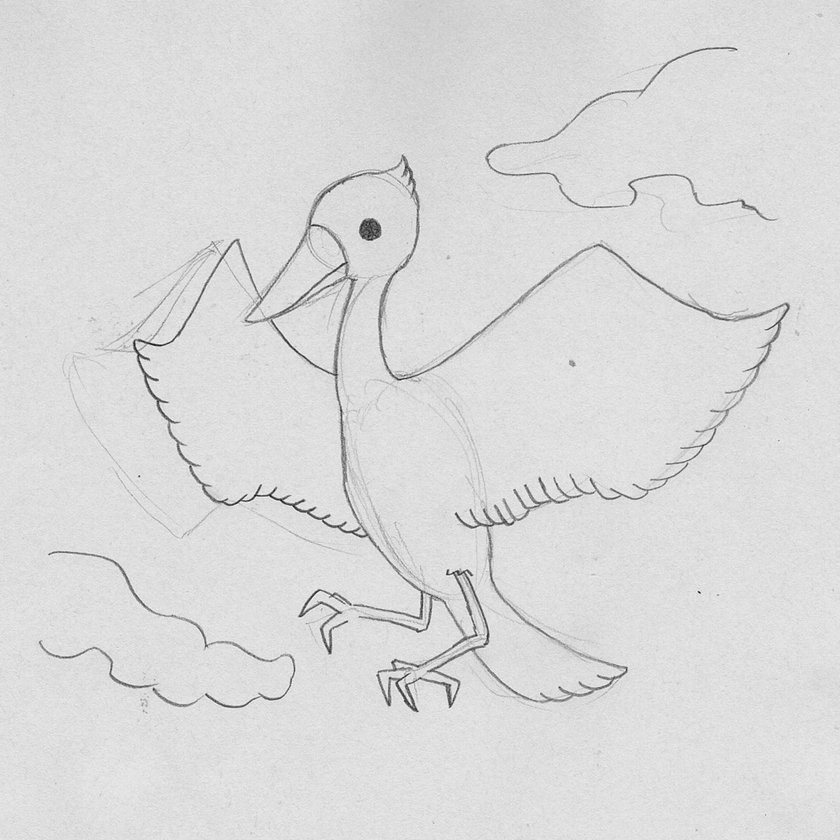
#> input picture input_images/1000/bird1000.png, 840 x 840 px, shrunk from 1000 x 1000 before the run, found by its file name
$ python auto_binary_check.py ../input_images/1000/bird1000.png
#> lines starting #> are read from the running program, lines starting #| are printed output that depends on the picture; after the words box and inside, x2 and y2 are one past the last pixel; in counts of white or black regions, pixels touching at a corner belong together
import sys
import os
import cv2
import time
import matplotlib.pyplot as plt

def check_blackratio(checkimg):
    manual_count = [0, 0]  # その画像の色のピクセル数(黒,白)
    w, h = checkimg.shape
    total_pixels = 0
    for y in range(0, h, int(h / 100)):
        for x in range(0, w, int(w / 100)):
            RGB = (checkimg[x, y])  # グレースケールだから情報がひとつだけ?
            if RGB == 255:
                manual_count[1] += 1
            else:
                manual_count[0] += 1
            total_pixels += 1
    return 100 * float(manual_count[0]) / total_pixels


def get_binary_kernel(path):
    print("入力ファイル:" + path)
    # グレースケールで画像を読み込む.
    gray = cv2.imread(path, cv2.IMREAD_GRAYSCALE)
#> gray is the input picture: shape (840, 840); min 11, max 251, mean 218.2

    binary_data = []
    best_n = 0
    phase = 0
    pre_black_ratio = None
    black_ratio = 0
    pre_abs = None
    for n in range(255, 150, -5):
        ret3, binary = cv2.threshold(gray, n, 255, cv2.THRESH_BINARY)
        black_ratio = check_blackratio(binary)
        binary_data.append(black_ratio)
        if pre_black_ratio is None:
            pre_black_ratio = black_ratio
            continue
        if phase is 0 and abs(pre_black_ratio - black_ratio) > 0:
            phase = 1
        elif phase is 1 and pre_abs > abs(pre_black_ratio - black_ratio):
            phase = 2
        elif phase is 2 and abs(pre_black_ratio - black_ratio) < 1:
            phase = 3
            best_n = n - 5
        pre_abs = abs(pre_black_ratio - black_ratio)
        pre_black_ratio = black_ratio
#> this loop made 21 passes
#> black_ratio on pass 1: 100
#> (ret3, black_ratio, pre_abs) on passes 2 to 7: (250, 100, 0), (245, 100, 0), (240, 99.99, 0.00907), (235, 99.95, 0.0363), (230, 99.11, 0.844), (225, 86.5, 12.61)
#> pass 2, in get_binary_kernel, `ret3, binary = cv2.threshold(gray, n, 255, cv2.THRESH_BINARY)`:
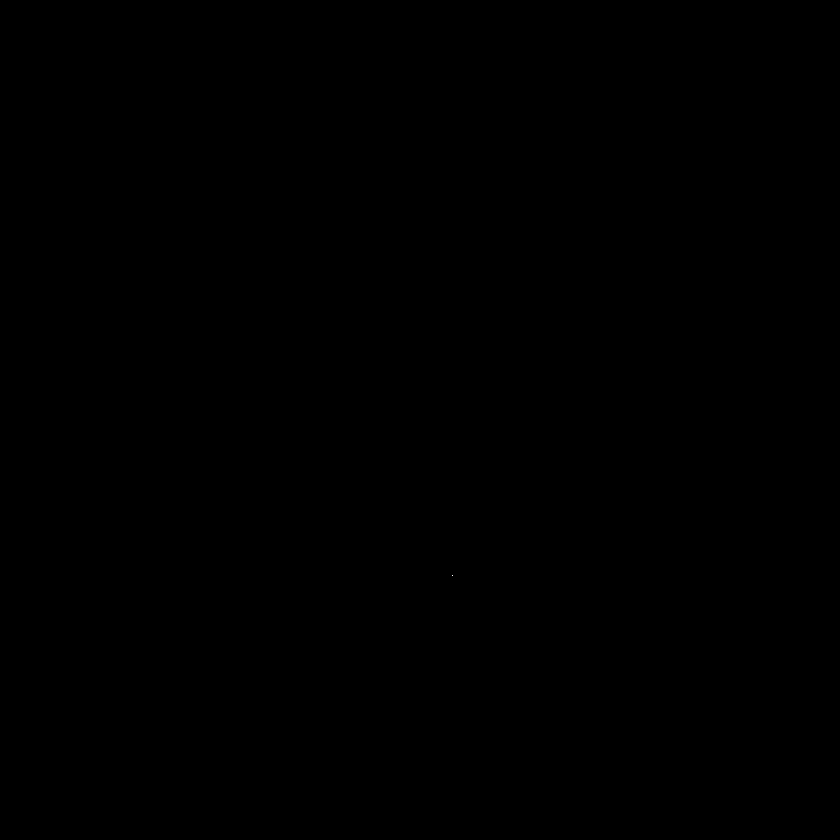
#> binary: shape (840, 840); 0% white in thin lines or dots, all inside (x1, y1, x2, y2) = (452, 575, 453, 576)
#> after the loop:
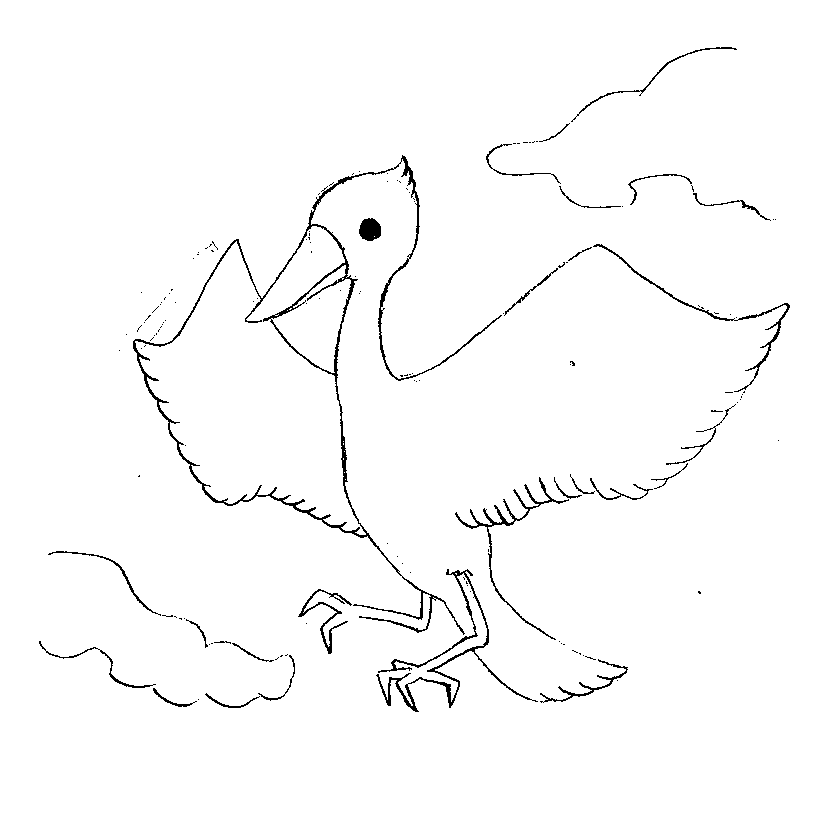
#> binary: shape (840, 840); 98.2% white; black in thin lines or dots, all inside (x1, y1, x2, y2) = (39, 47, 790, 712)
#> after the loop, best_n = 195; binary_data = [100, 100, 100, 99.99, 99.95, 99.11, 86.5, 45.46, 15.47, 6.79, 4.36, 3.58, 3.27, 2.95, 2.68, 2.5, 2.29, 2.15, 2.01, 1.9, 1.8]; phase = 3
    print("閾値:" + str(best_n))
#| 閾値:195
    plt.plot(list(range(255, 150, -5)), binary_data)  # グラフ
    plt.show()
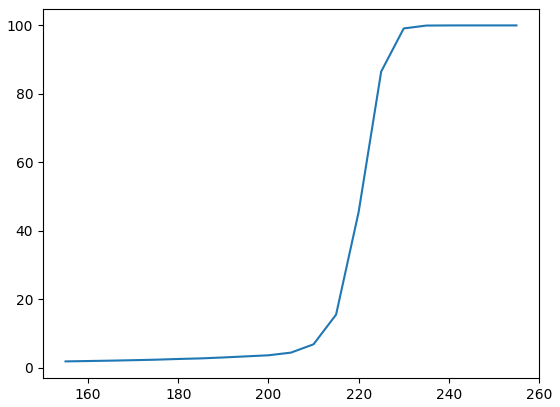
#> figure drawn by matplotlib, 1 panel

    median_data = []
    best_k = 1
    c = 0
    for k in range(1, 21, 2):
        blur = cv2.medianBlur(gray, k)
        ret3, binary = cv2.threshold(blur, best_n, 255, cv2.THRESH_BINARY)
        black_ratio = check_blackratio(binary)
        median_data.append(black_ratio)
        if c is 0 and k is not 1 and abs(pre_abs - abs(pre_black_ratio - black_ratio)) > 0.1:
            c = 1
            best_k = k
            continue
        pre_abs = abs(pre_black_ratio - black_ratio)
        pre_black_ratio = black_ratio
#> this loop made 10 passes
#> (black_ratio, pre_abs, pre_black_ratio) on passes 1, 3, 4, 5, 6, 7, 8, 9, 10: (3.27, 1.47, 3.27), (2.59, 0.68, 2.59), (1.75, 0.834, 1.75), (1.11, 0.644, 1.11), (0.653, 0.454, 0.653), (0.327, 0.327, 0.327), (0.154, 0.172, 0.154), (0.127, 0.0272, 0.127), (0.0726, 0.0544, 0.0726)
#> black_ratio on pass 2: 3.04
#> pass 1, in get_binary_kernel, `ret3, binary = cv2.threshold(blur, best_n, 255, cv2.THRESH_BINARY)`:
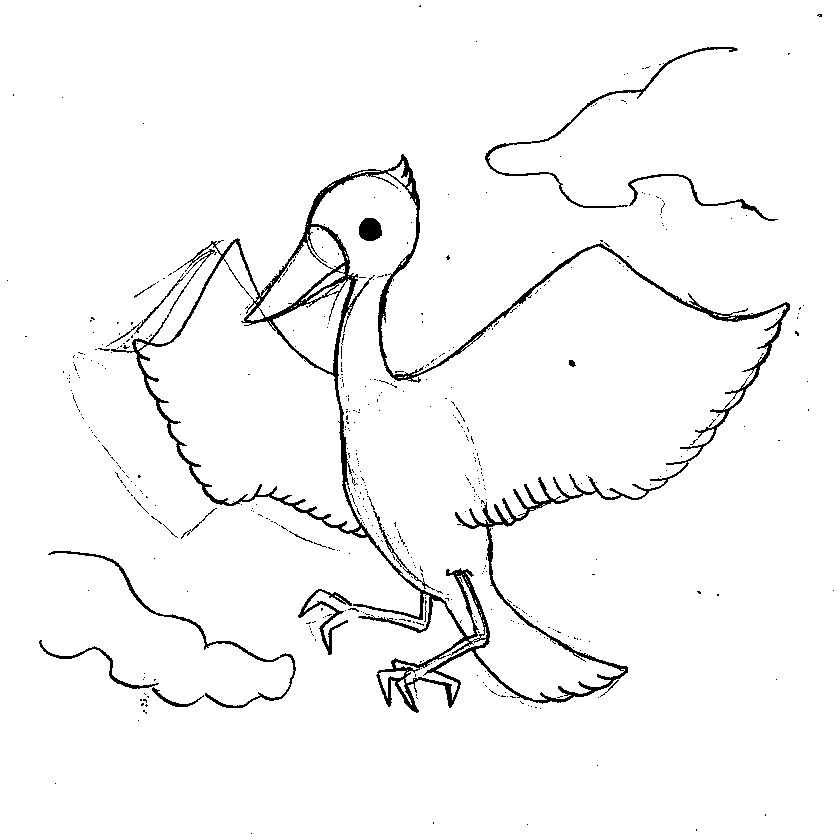
#> binary: shape (840, 840); 96.7% white; 513 black regions (495 under 20 px), largest, box (x1, y1, x2, y2) and area: (111, 154, 790, 713) 16935, (48, 551, 296, 708) 1133, (485, 47, 738, 208) 1104
#> pass 2, in get_binary_kernel, `ret3, binary = cv2.threshold(blur, best_n, 255, cv2.THRESH_BINARY)`:
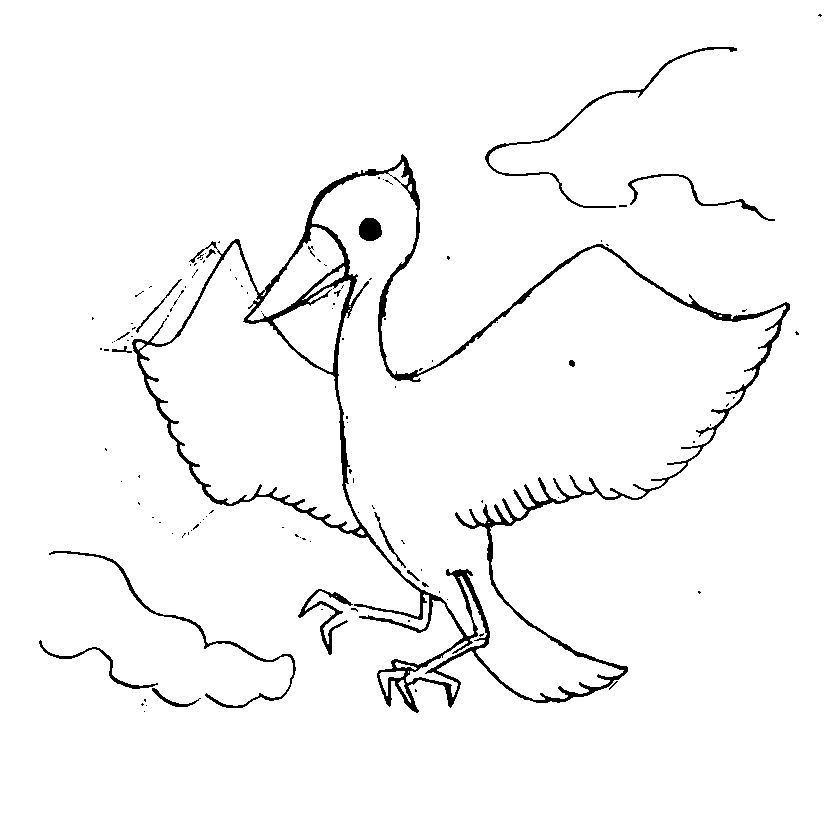
#> binary: shape (840, 840); 96.9% white; 115 black regions (97 under 20 px), largest, box (x1, y1, x2, y2) and area: (132, 154, 790, 713) 16450, (49, 551, 296, 708) 1126, (485, 47, 737, 208) 1084
#> after the loop: binary: shape (840, 840); 99.9% white; 9 black regions (5 under 20 px), largest, box (x1, y1, x2, y2) and area: (360, 219, 380, 240) 302, (339, 271, 349, 287) 86, (464, 639, 476, 648) 68, (459, 574, 468, 585) 60
#> after the loop:
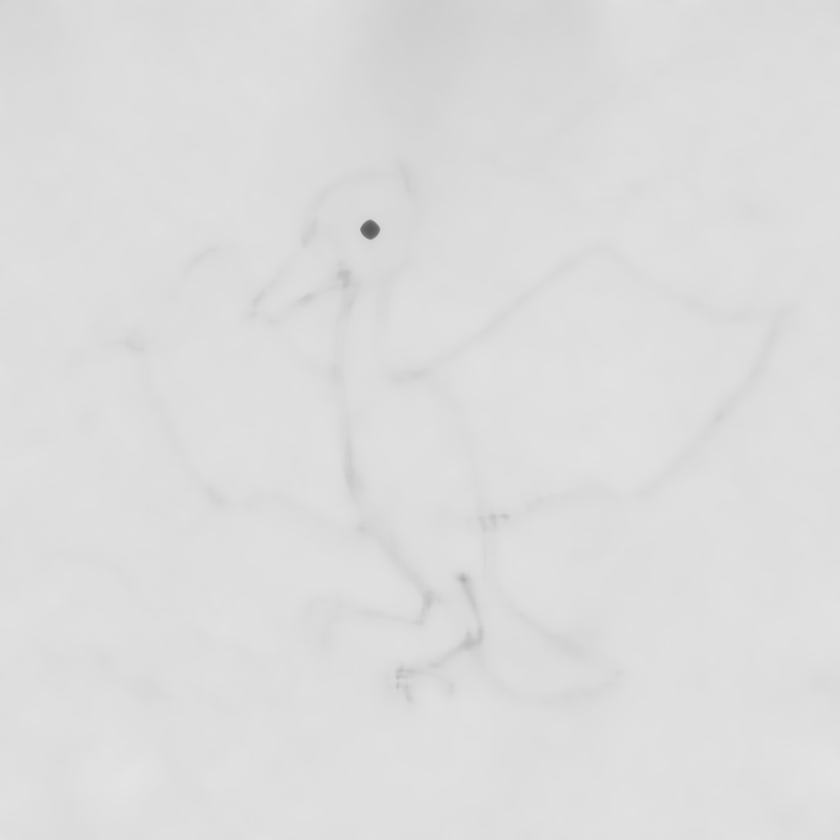
#> blur: shape (840, 840); min 86, max 227, mean 220.5
#> after the loop, best_k = 3; c = 1; median_data = [3.27, 3.04, 2.59, 1.75, 1.11, 0.653, 0.327, 0.154, 0.127, 0.0726]
    print("カーネルサイズ:" + str(best_k))
#| カーネルサイズ:3
    plt.plot(list(range(1, 21, 2)), median_data)  # グラフ
    plt.show()
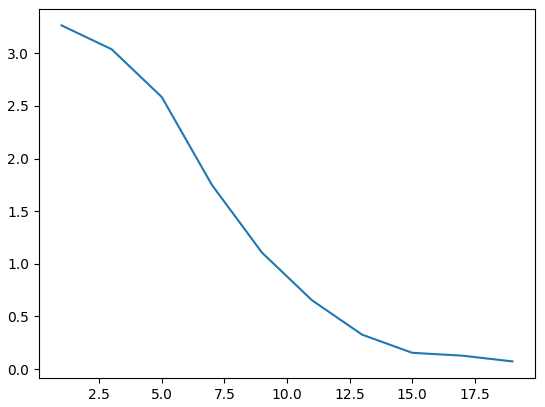
#> figure drawn by matplotlib, 1 panel; curve peaks at x = 1, y = 3.27

# 直接やるやつ
if len(sys.argv) == 2:
    start_time = time.perf_counter()  # 計測開始
    original_img_path = "sample_inputs/clean_line_drawings/" + sys.argv[1]
    get_binary_kernel(original_img_path)
